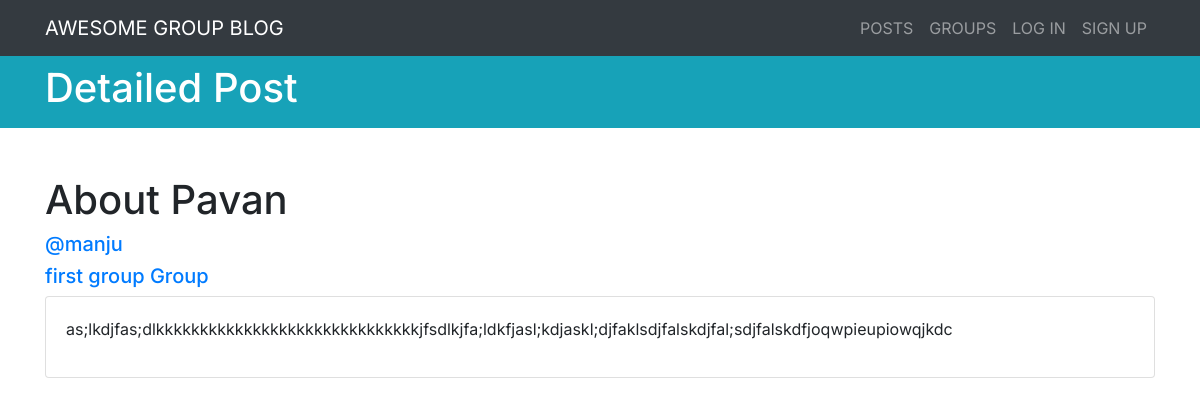
The app's page /posts/11/ with its own data.
### posts/models.py (models this page shows, shortened)
class Post(models.Model):
    user = models.ForeignKey(User, related_name='posts',on_delete=models.CASCADE)
    created_at = models.DateTimeField(auto_now=True)
    title = models.CharField(max_length=250,default='')
    message = RichTextField()
    group = models.ForeignKey(Group, related_name='posts', null=True, blank=True,on_delete=models.CASCADE)
    class Meta:
        ordering = ['-created_at']
        unique_together = ['user', 'message']

### groups/models.py (models this page shows, shortened)
class Group(models.Model):
    name = models.CharField(max_length=200, unique=True)
    slug = models.SlugField(allow_unicode=True, unique=True)
    description = models.TextField(blank=True, default='')
    members = models.ManyToManyField(User, through='GroupMember')
    def __str__(self):
        return self.name
    class Meta:
        ordering = ['name']

### posts/views.py (the view)
# urls.py: path('<int:pk>/', views.PostDetail.as_view(), name='single'),
class PostDetail(SelectRelatedMixin, generic.DetailView):
    model = models.Post
    select_related = ('user', 'group')

### posts/templates/posts/post_detail.html (shortened to what this page needs)
{% extends "posts/post_base.html" %}
{% block pre_post %}
    <header class="bg-info py-2 text-white mb-5">
    <div class="container">
      <div class="">
        <h1>Detailed Post</h1>
      </div>
    </div>
  </header>
<div class="container mt-5">
    <h1>{{post.title}}</h1>
    <a href="{% url 'accounts:about_user' pk=post.user_id %}" style="text-decoration:none"><h5>@{{post.user}}</h5></a>
    {% if post.group is not None %}
    <a href="{% url 'groups:single' slug=post.group.slug %}" style="text-decoration:none"><h5>{{post.group}} Group</h5></a>
    {% endif %}
</div>
{% endblock %}
{% block post_content %}
<div class="container">
        <div class="card">
            <div class="card-body">
                {{post.message|safe}}
            </div>
        </div>
</div>
{% endblock %}

### records on screen
Post: title "About Pavan", user "manju", group "first group", message "as;lkdjfas;dlkkkkkkkkkkkkkkkkkkkkkkkkkkkkkkjfsdlkjfa;ldkfjasl;kdjaskl;djfaklsdjfalskdjfal;sdjfalskdfjoqwpieupiowqjkdc"
